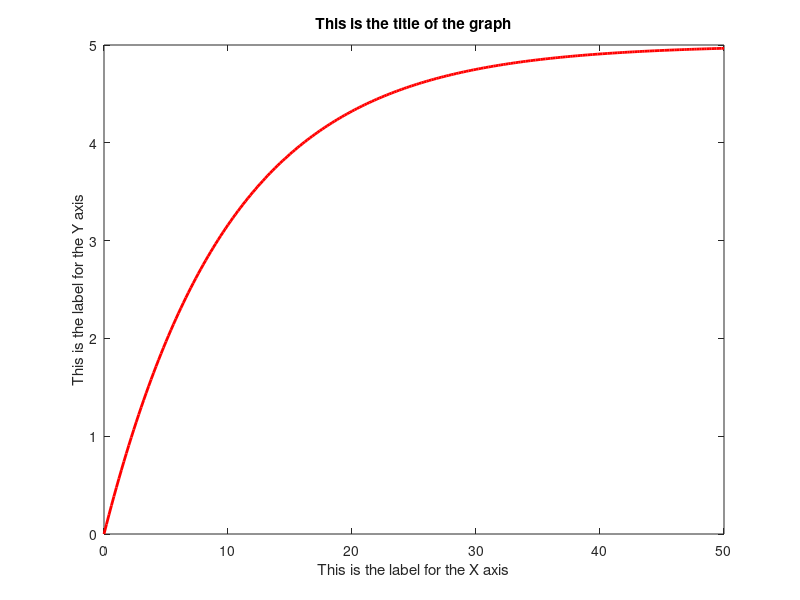

Here is the MATLAB script that generated this plot:
%Simple MatLab graphics for book problems%Plots 5*(1 - exp(-t/10)) in steps of 0.2 for 0 < T < 50whitebg('w');T = 0:0.2:50;X = 5*(1-exp(-T/10)); %Type function to be plotted herefigure(1);F1 = plot(T, X, 'r-');xlabel('This is the label for the X axis');ylabel('This is the label for the Y axis');title('This is the title of the graph');set(F1, 'LineWidth', 2);  %This makes the plotting line two pixels wide